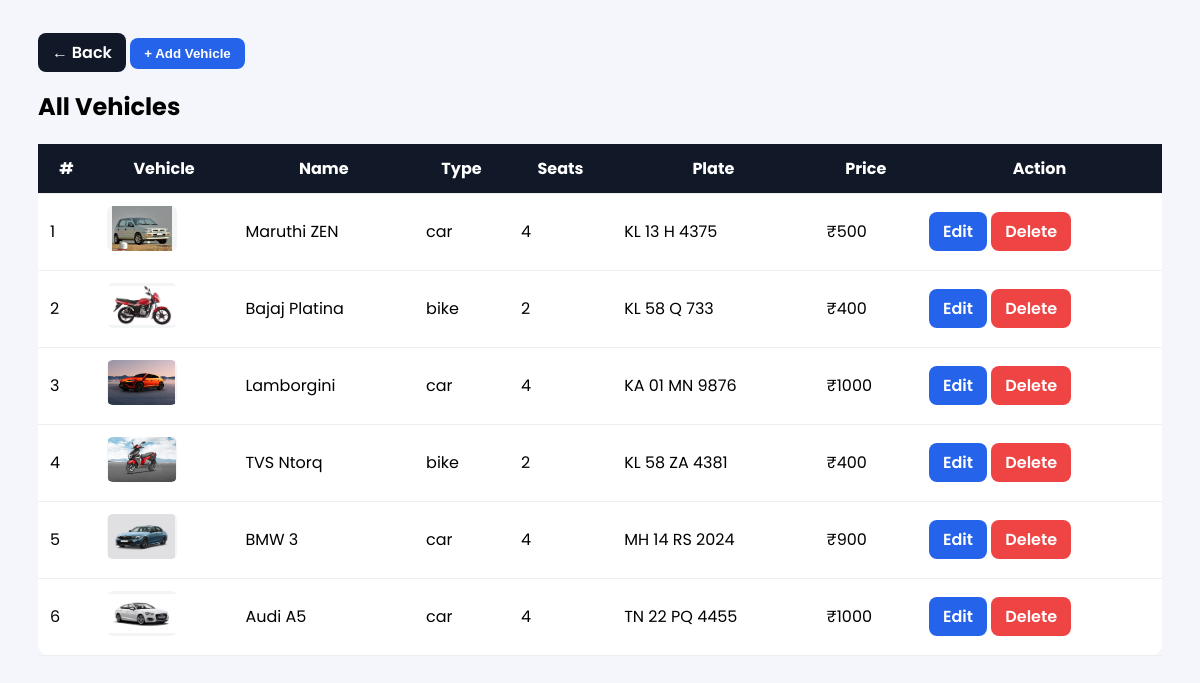
Screenshot of /admin_vehicles/ (signed in) with the database file from the repository.
### wheelzy_app/models.py (models this page shows, shortened)
class Vehicle(models.Model):
    VEHICLE_TYPES = (
        ("car", "Car"),
        ("bike", "Bike"),
    )
    owner = models.ForeignKey(
        User,
        on_delete=models.CASCADE,
        related_name="vehicles",
        null=True,
        blank=True
    )
    vehicle_name = models.CharField(max_length=255)
    vehicle_type = models.CharField(max_length=25, choices=VEHICLE_TYPES)
    number_plate = models.CharField(max_length=50, unique=True)
    price_per_hour = models.PositiveIntegerField()
    seats = models.PositiveIntegerField(blank=True)
    image = models.ImageField(upload_to="vehicles/", null=True, blank=True)
    is_available = models.BooleanField(default=True)

### wheelzy_app/views.py (the view)
# urls.py: path("admin_vehicles/", views.admin_vehicles, name="admin_vehicles"),
@login_required
def admin_vehicles(request):
    if not request.user.is_superuser:
        return redirect("home")
    vehicles = Vehicle.objects.select_related("owner")
    q = request.GET.get("q")
    if q:
        vehicles = vehicles.filter(
            vehicle_name__icontains=q
        ) | vehicles.filter(
            number_plate__icontains=q
        )
    vehicle_type = request.GET.get("type")
    if vehicle_type:
        vehicles = vehicles.filter(vehicle_type=vehicle_type)
    return render(request, "admin_vehicles.html", {"vehicles": vehicles})

### wheelzy_app/templates/admin_vehicles.html (shortened to what this page needs)
<!DOCTYPE html>
<html lang="en">
<head>
</head>
<body>
<div class="container">
    <a href="{% url 'admin_dashboard' %}" class="btn btn-dark">← Back</a>
    <button class="btn btn-blue" onclick="openModal()">+ Add Vehicle</button>
    <h2>All Vehicles</h2>
    <table>
        <tr>
            <th>#</th><th>Vehicle</th><th>Name</th><th>Type</th>
            <th>Seats</th><th>Plate</th><th>Price</th><th>Action</th>
        </tr>
        {% for v in vehicles %}
        <tr>
            <td>{{ forloop.counter }}</td>
            <td>
                {% if v.image %}
                    <img src="{{ v.image.url }}" class="vehicle-img">
                {% else %}
                    —
                {% endif %}
            </td>
            <td>{{ v.vehicle_name }}</td>
            <td>{{ v.vehicle_type }}</td>
            <td>{{ v.seats }}</td>
            <td>{{ v.number_plate }}</td>
            <td>₹{{ v.price_per_hour }}</td>
            <td>
                <a href="{% url 'admin_update_vehicle' v.id %}" class="btn btn-blue">Edit</a>
                <a href="{% url 'admin_delete_vehicle' v.id %}"
                   class="btn btn-red"
                   onclick="return confirm('Delete vehicle?')">
                    Delete
                </a>
            </td>
        </tr>
        {% endfor %}
    </table>
</div>
</body>
</html>

### wheelzy_app/templates/admin_vehicles.html (style rules this page uses)
body { font-family: Poppins; background: #f4f6fb; }
.container { max-width: 1200px; margin: auto; padding: 30px; }
.btn { padding: 8px 14px; border-radius: 8px; text-decoration: none; font-weight: 600; cursor: pointer; border: none; }
.btn-dark { background: #111827; color: white; }
.btn-blue { background: #2563eb; color: white; }
.btn-red { background: #ef4444; color: white; }
table { width: 100%; background: white; border-radius: 12px; border-collapse: collapse; }
th, td { padding: 12px; border-bottom: 1px solid #eee; }
th { background: #111827; color: white; }
.vehicle-img { width: 70px; height: 45px; object-fit: contain; background: #f3f4f6; border-radius: 6px; }

### rows the page displays
Vehicle: image (picture), vehicle_name "Maruthi ZEN", vehicle_type "car", seats "4", number_plate "KL 13 H 4375", price_per_hour "500"
Vehicle: image (picture), vehicle_name "Bajaj Platina", vehicle_type "bike", seats "2", number_plate "KL 58 Q 733", price_per_hour "400"
Vehicle: image (picture), vehicle_name "Lamborgini", vehicle_type "car", seats "4", number_plate "KA 01 MN 9876", price_per_hour "1000"
Vehicle: image (picture), vehicle_name "TVS Ntorq", vehicle_type "bike", seats "2", number_plate "KL 58 ZA 4381", price_per_hour "400"
Vehicle: image (picture), vehicle_name "BMW 3", vehicle_type "car", seats "4", number_plate "MH 14 RS 2024", price_per_hour "900"
Vehicle: image (picture), vehicle_name "Audi A5", vehicle_type "car", seats "4", number_plate "TN 22 PQ 4455", price_per_hour "1000"
